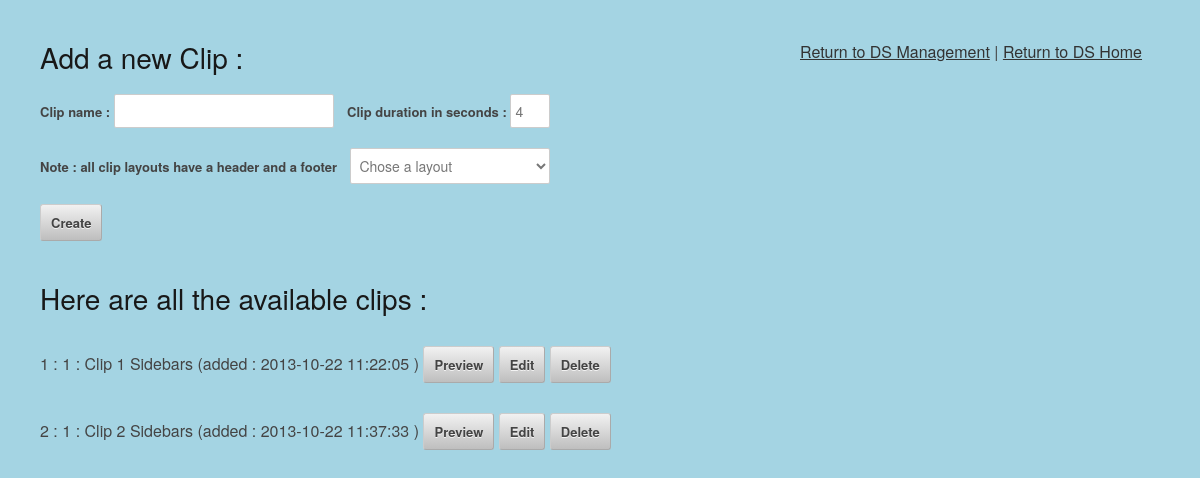
The app's page /admin/clips/index.php, older data.
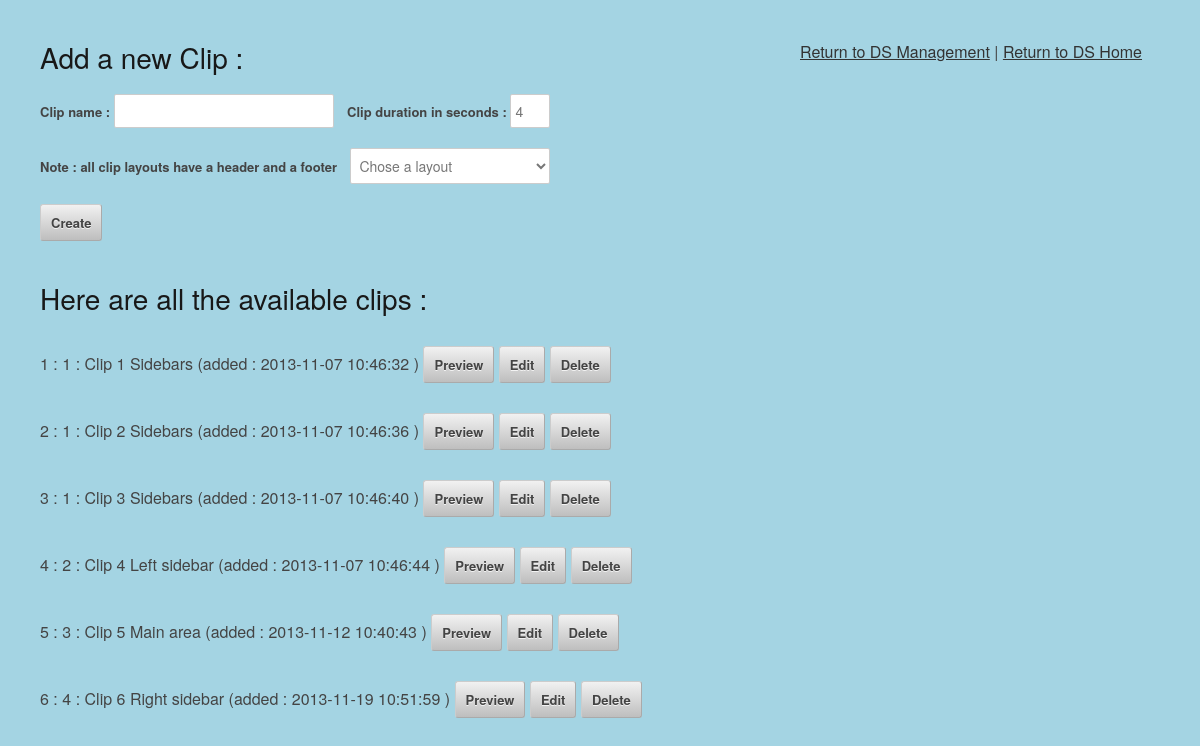
The same page, newer data.
### tables this page shows
CREATE TABLE IF NOT EXISTS `clip` (
  `id` int(11) NOT NULL AUTO_INCREMENT,
  `clipname` text NOT NULL,
  `clipdate` timestamp NOT NULL DEFAULT CURRENT_TIMESTAMP ON UPDATE CURRENT_TIMESTAMP,
  `clipbackgroundcolor` text NOT NULL,
  `clipDurationInSeconds` int(11) NOT NULL DEFAULT '4',
  `clipOrderNumber` int(11) NOT NULL DEFAULT '1',
  `nextClipId` int(11) NOT NULL DEFAULT '0',
  `isLoop` tinyint(1) NOT NULL DEFAULT '1',
  `singleClip` tinyint(1) NOT NULL DEFAULT '1',
  `updated` tinyint(1) NOT NULL DEFAULT '0',
  `cliplayoutid` int(11) NOT NULL,
  PRIMARY KEY (`id`),
  KEY `cliplayoutid` (`cliplayoutid`)
);

### admin/clips/index.php (called while the page is built, shortened)
<?php
include '../../includes/db.inc.php';
try {
    $result = $pdo->query('SELECT id, cliplayoutname FROM cliplayout');
} catch (PDOException $error) {
    $error = 'Error fetching clip layouts from database!';
    include '../../includes/error.html.php';
    exit();
}
try {
    $result = $pdo->query('SELECT * FROM clip');
} catch (PDOException $error) {
    $error = $error->getMessage();
    include '../../includes/error.html.php';
    exit();
}
while ($row = $result->fetch()) {
    $clips[] = array(
        'id' => $row['id'],
        'clipname' => $row['clipname'],
        'clipdate' => $row['clipdate'],
        'cliplayoutid' => $row['cliplayoutid']
    );
}
include 'cliplist.html.php';
exit();
?>

### includes/helpers.inc.php (the view)
<?php
function html($text) {
    return htmlspecialchars($text, ENT_QUOTES, 'UTF-8');
}
function htmlout($text) {
    echo html($text);
}
?>

### admin/clips/cliplist.html.php (shortened to what this page needs)
<?php include '../../includes/helpers.inc.php'; ?>
<!DOCTYPE html>
<html>
    <head>
        <link rel="stylesheet" href="../../css/base.css">
    </head>
    <body style="padding: 40px;">
        <div style="position: absolute; left: 800px; top: 40px;" >
            <a href="../../admin/">Return to DS Management</a>
            |
            <a href="../../">Return to DS Home</a>
        </div>
        <h3>Add a new Clip :</h3>
        <p>
        <form action="" method="post">
            <label for="clipname">Clip name : </label>
            <input type="text" id="clipname" name="clipname"/>
            <label for="clipDuration">Clip duration in seconds : </label>
            <input type="text" id="clipDuration" name="clipDuration" value="4"
                   style="width: 30px;"/>
            <div>
                <label for="cliplayout">Note : all clip layouts have a header and a footer</label>
                <select name="cliplayout" id="cliplayout" style="width: 200px;">
                    <option value="">Chose a layout</option>
                </select>
            </div>
            <input type="submit" name="action" value="Create" />
        </form>
    </p>
    <h3>Here are all the available clips :</h3>
    <br>
    <ul>
        <?php foreach ($clips as $clip): ?>
            <li>
                <form action="" method="post">
                    <?php echo $clip['id']; ?> :
                    <?php htmlout($clip['cliplayoutid']) ?> :
                    <?php echo htmlout($clip['clipname'], ENT_QUOTES, 'UTF-8'); ?>
                    (added : <?php echo htmlout($clip['clipdate'], ENT_QUOTES, 'UTF-8'); ?> )
                    <input type="submit" name="action" value="Preview">
                    <input type="submit" name="action" value="Edit">
                    <input type="submit" name="action" value="Delete">
                </form>
            </li>
        <?php endforeach; ?>
    </ul>
</body>
</html>

### css/base.css (style rules this page uses)
html, body, div, span, applet, object, iframe, h1, h2, h3, h4, h5, h6, p, blockquote, pre, a, abbr, acronym, address, big, cite, code, del, dfn, em, img, ins, kbd, q, s, samp, small, strike, strong, sub, sup, tt, var, b, u, i, center, dl, dt, dd, ol, ul, li, fieldset, form, label, legend, table, caption, tbody, tfoot, thead, tr, th, td, article, aside, canvas, details, embed, figure, figcaption, footer, header, hgroup, menu, nav, output, ruby, section, summary, time, mark, audio, video { margin: 0; padding: 0; border: 0; font-size: inherit; font: inherit; vertical-align: baseline; }
body { line-height: 1; }
ol, ul { list-style: none; }
body { background: #A4D4E3; font: 16px "HelveticaNeue", "Helvetica Neue", Helvetica, Arial, sans-serif; color: #444; -webkit-font-smoothing: antialiased; -webkit-text-size-adjust: 100%; }
h1, h2, h3, h4, h5, h6 { color: #181818; font-family: "HelveticaNeue", "Helvetica Neue", Helvetica, Arial, sans-serif; font-weight: normal; }
h3 { font-size: 28px; line-height: 34px; margin-bottom: 8px; }
p { margin: 0 0 20px 0; }
a, a:visited { color: #333; text-decoration: underline; outline: 0; }
ul, ol { margin-bottom: 20px; }
ul { list-style: none outside; }
li { line-height: 18px; margin-bottom: 10px; }
.button, button, input[type="submit"], input[type="reset"], input[type="button"] { background: #eee; background: #eee -moz-linear-gradient(top, rgba(255,255,255,.2) 0%, rgba(0,0,0,.2) 100%); background: #eee -webkit-gradient(linear, left top, left bottom, color-stop(0%,rgba(255,255,255,.2)), color-stop(100%,rgba(0,0,0,.2))); background: #eee -webkit-linear-gradient(top, rgba(255,255,255,.2) 0%,rgba(0,0,0,.2) 100%); background: #eee -o-linear-gradient(top, rgba(255,255,255,.2) 0%,rgba(0,0,0,.2) 100%); background: #eee -ms-linear-gradient(top, rgba(255,255,255,.2) 0%,rgba(0,0,0,.2) 100%); background: #eee linear-gradient(top, rgba(255,255,255,.2) 0%,rgba(0,0,0,.2) 100%); border: 1px solid #aaa; border-top: 1px solid #ccc; border-left: 1px solid #ccc; -moz-border-radius: 3px; -webkit-border-radius: 3px; border-radius: 3px; color: #444; display: inline-block; font-size: 13px; font-weight: bold; text-decoration: none; text-shadow: 0 1px rgba(255, 255, 255, .75); cursor: pointer; margin-bottom: 20px; line-height: normal; padding: 8px 10px; font-family: "HelveticaNeue", "Helvetica Neue", Helvetica, Arial, sans-serif; }
form { margin-bottom: 10px; }
input[type="text"], input[type="password"], input[type="email"], textarea, select { border: 1px solid #ccc; padding: 6px 4px; outline: none; -moz-border-radius: 2px; -webkit-border-radius: 2px; border-radius: 2px; font: 14px "HelveticaNeue", "Helvetica Neue", Helvetica, Arial, sans-serif; color: #777; margin: 0; width: 210px; max-width: 100%; display: inline; margin-bottom: 20px; background: #fff; }
select { padding: 10; }
label, legend { display: inline; font-weight: bold; font-size: 13px; }
select { width: 220px; }

Row changes from the older to the newer data that the page shows:
changed clip id 1: cliplayoutid "1 Clip 1 Sidebars 2013-10-22 11:22:05" → "1 Clip 1 Sidebars 2013-11-07 10:46:32"
changed clip id 2: cliplayoutid "1 Clip 2 Sidebars 2013-10-22 11:37:33" → "1 Clip 2 Sidebars 2013-11-07 10:46:36"
added clip: id "3", cliplayoutid "1 Clip 3 Sidebars 2013-11-07 10:46:40"
added clip: id "4", cliplayoutid "2 Clip 4 Left sidebar 2013-11-07 10:46:44"
added clip: id "5", cliplayoutid "3 Clip 5 Main area 2013-11-12 10:40:43"
added clip: id "6", cliplayoutid "4 Clip 6 Right sidebar 2013-11-19 10:51:59"
